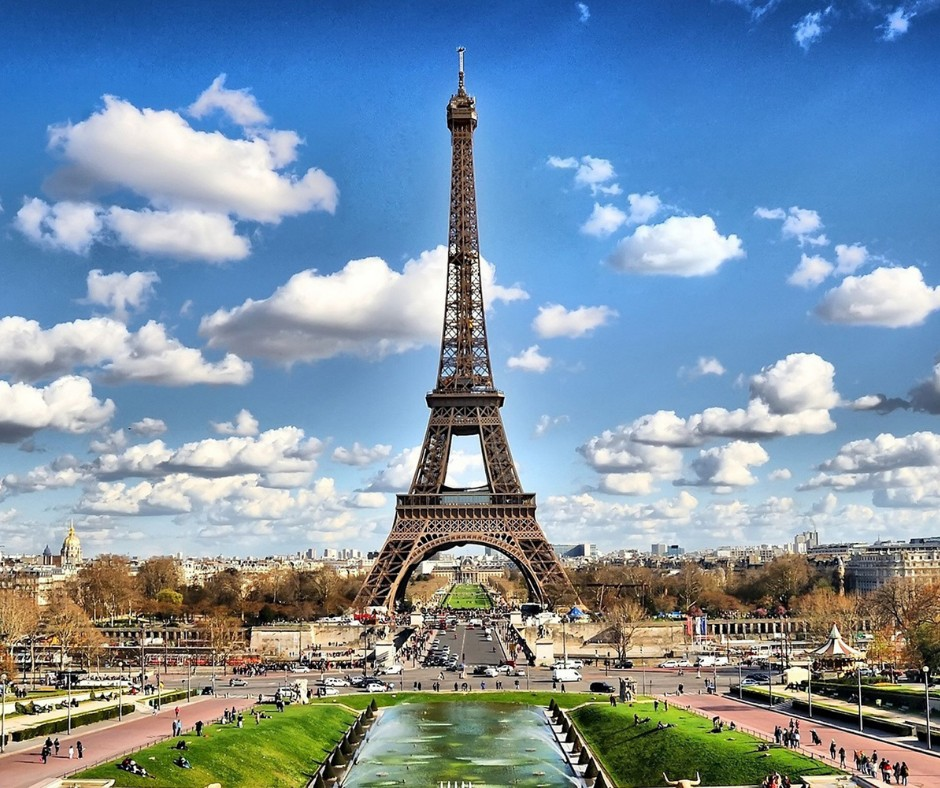
#> input picture image/Paris.jpg, 940 x 788 px
$ python filtering.py
#> lines starting #> are read from the running program, lines starting #| are printed output that depends on the picture
import cv2
import numpy as np
from matplotlib import pyplot as plt

image = cv2.imread('image/Paris.jpg')
#> image is the input picture: shape (788, 940, 3); mean B, G, R 166.6, 147.4, 125.1

#Apply Filter
mean_filtered = cv2.blur(image,(20,20))
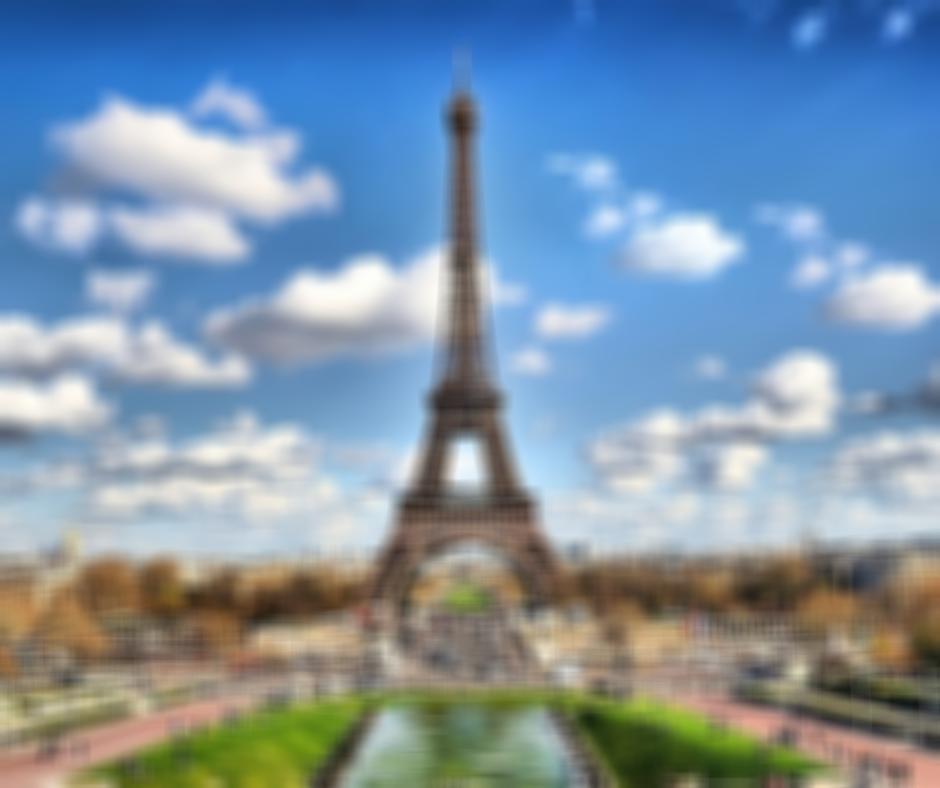
#> mean_filtered: shape (788, 940, 3); mean B, G, R 166.7, 147.4, 125
median_filtered = cv2.medianBlur(image,5)
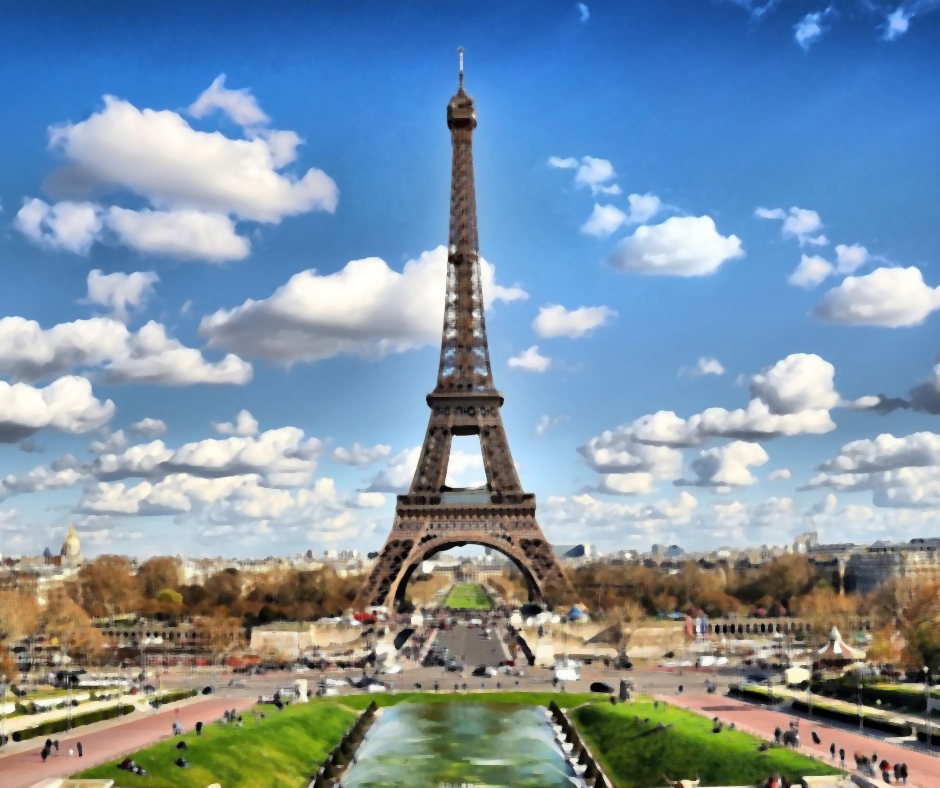
#> median_filtered: shape (788, 940, 3); mean B, G, R 166.5, 147.5, 125.2
gaussian_filtered = cv2.GaussianBlur(image, (5,5), 0)

#Apply Sharpening using kernel
kernel_sharpening = np.array([[-1,-1,-1],
                                   [-1,9,-1],
                                   [-1,-1,-1]])
sharpened_image = cv2.filter2D(image, -1, kernel_sharpening)
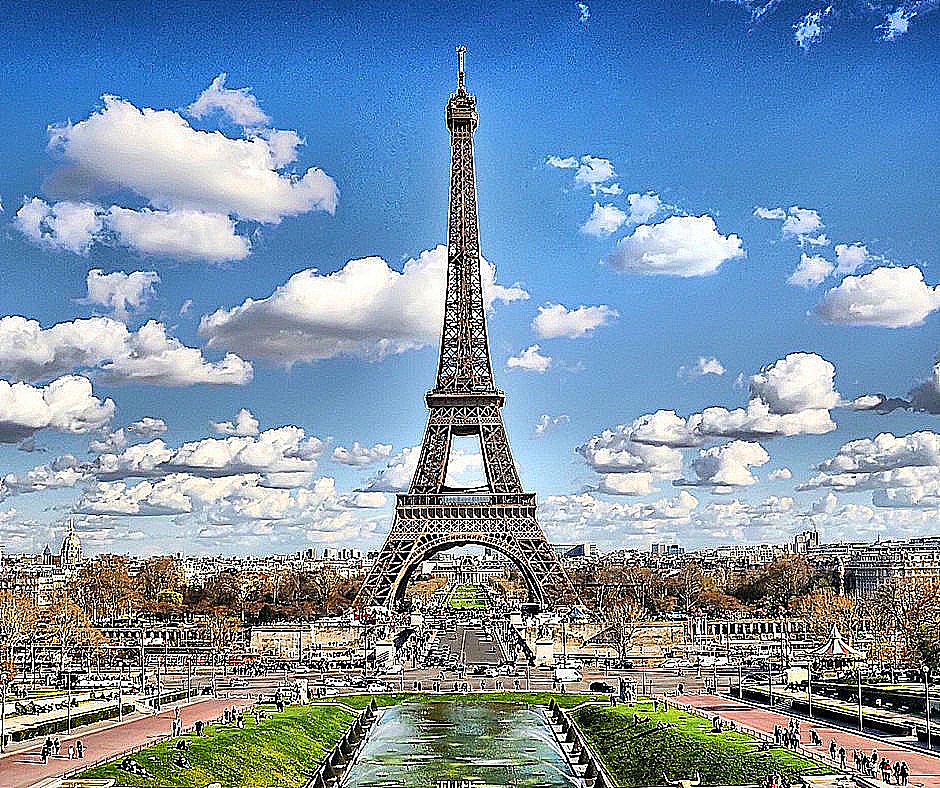
#> sharpened_image: shape (788, 940, 3); mean B, G, R 170.6, 148.2, 124.1

#Display all filtered images
plt.figure(figsize=(12,8))
plt.subplot(2,2,1), plt.imshow(mean_filtered, cmap='gray'),plt.title('Mean filter')
plt.subplot(2,2,2), plt.imshow(median_filtered, cmap='gray'),plt.title('Median Filter')
plt.subplot(2,2,3), plt.imshow(gaussian_filtered, cmap='gray'),plt.title('Gaussian filter')
plt.subplot(2,2,4), plt.imshow(sharpened_image, cmap='gray'),plt.title('Sharpened filter')

plt.show()
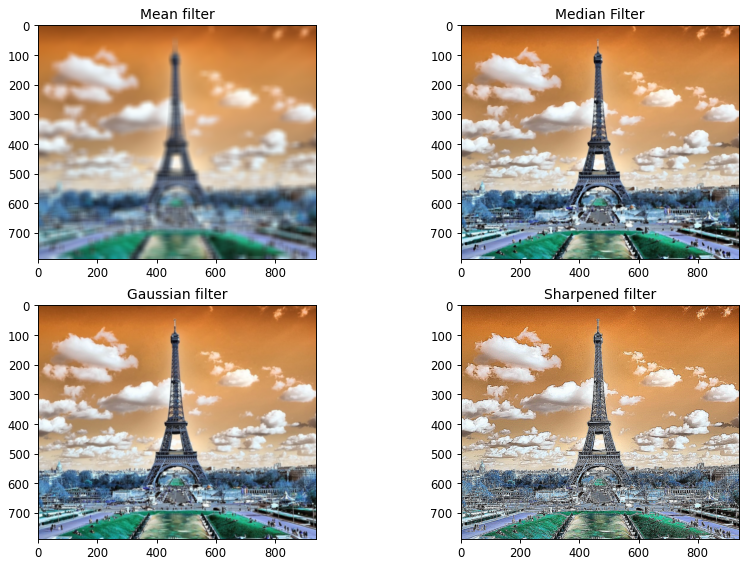
#> figure drawn by matplotlib, 4 panels; B, G, R data is drawn as R, G, B

$ run again, with image/cat.jpg copied over image/Paris.jpg
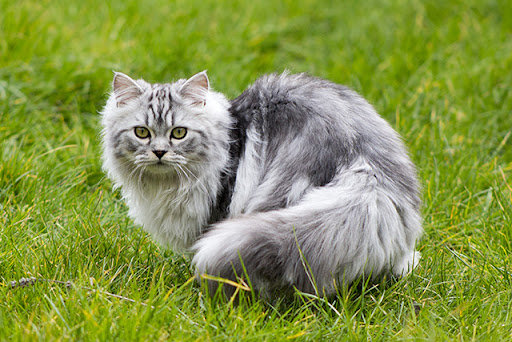
#> input picture image/cat.jpg, 512 x 342 px
#> image is the input picture: shape (342, 512, 3); mean B, G, R 75, 149, 133.9
#> `mean_filtered = cv2.blur(image,(20,20))`:
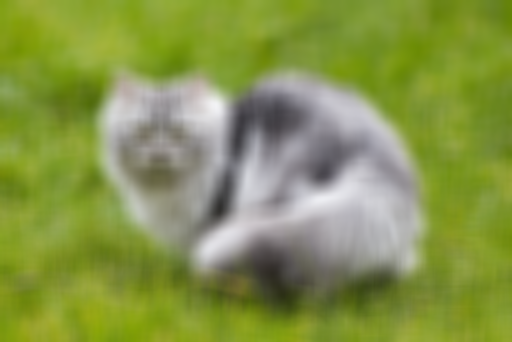
#> mean_filtered: shape (342, 512, 3); mean B, G, R 75, 149, 133.9
#> `sharpened_image = cv2.filter2D(image, -1, kernel_sharpening)`:
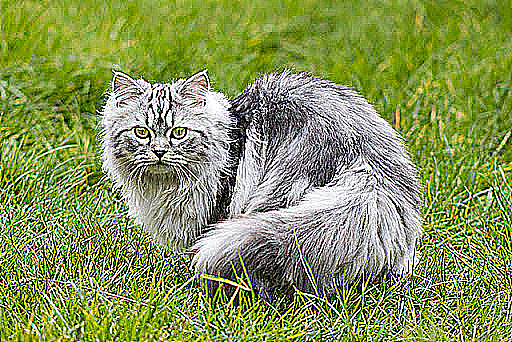
#> sharpened_image: shape (342, 512, 3); mean B, G, R 88.8, 148.1, 134
